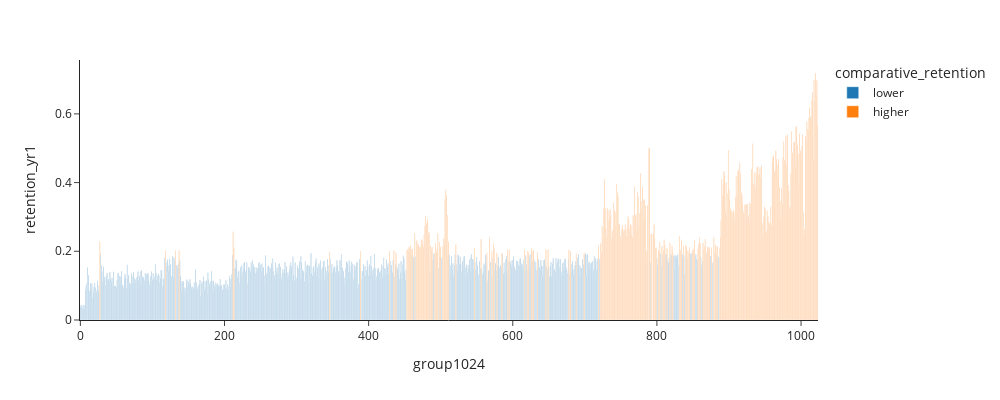

The notebook cell this image was saved under:
### Code cell
fig = px.bar(df, x="group1024", y="retention_yr1", color="comparative_retention", width=1000, height=400, template='simple_white',
                # size='petal_length', 
             hover_data=['group_range']
                )
fig.show()

### Figure 1 — Plotly figure (JSON) as saved in the notebook; plotly's stock layout.template omitted (floating-point values rounded to 4 significant figures; data arrays with more than 128 entries replaced by an {"elided": "..."} marker saying what was removed)
{"data": [{"alignmentgroup": "True", "customdata": {"elided": "686x1 str values"}, "hovertemplate": "comparative_retention=lower<br>group1024=%{x}<br>retention_yr1=%{y}<br>group_range=%{customdata[0]}<extra></extra>", "legendgroup": "lower", "marker": {"color": "#1F77B4"}, "name": "lower", "offsetgroup": "lower", "orientation": "v", "showlegend": true, "textposition": "auto", "type": "bar", "x": {"elided": "686 int values"}, "xaxis": "x", "y": {"elided": "686 float values"}, "yaxis": "y"}, {"alignmentgroup": "True", "customdata": {"elided": "338x1 str values"}, "hovertemplate": "comparative_retention=higher<br>group1024=%{x}<br>retention_yr1=%{y}<br>group_range=%{customdata[0]}<extra></extra>", "legendgroup": "higher", "marker": {"color": "#FF7F0E"}, "name": "higher", "offsetgroup": "higher", "orientation": "v", "showlegend": true, "textposition": "auto", "type": "bar", "x": {"elided": "338 int values"}, "xaxis": "x", "y": {"elided": "338 float values"}, "yaxis": "y"}], "layout": {"barmode": "relative", "height": 400, "legend": {"title": {"text": "comparative_retention"}, "tracegroupgap": 0}, "margin": {"t": 60}, "width": 1000, "xaxis": {"anchor": "y", "domain": [0, 1], "title": {"text": "group1024"}}, "yaxis": {"anchor": "x", "domain": [0, 1], "title": {"text": "retention_yr1"}}}}
